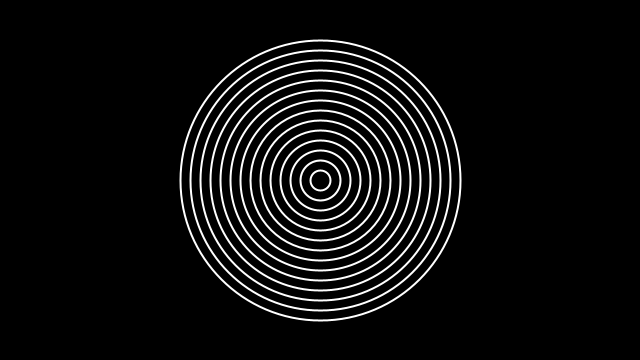
Frame 1 (no input)
Frame 60 (the mouse pressed at the canvas centre just before this capture): identical to frame 1, image omitted
Frame 120 (the mouse held since frame 60 and released just before this capture): identical to frame 1, image omitted

The Processing sketch that drew this single still picture (run headless with seeded random() and noise(); from frame 60 on, the mouse is pressed at the canvas centre):

// Processing sketch: concentric_circles
// ── concentric_circles.pde
// Concentric circles
// The Coding Train / Daniel Shiffman
// Processing Intro Series

void setup(){
  size(640, 360); 
}

void draw(){
  background(0); 
  noFill(); 
  stroke(255); 
  strokeWeight(2); 
  
  for(float radius = 10; radius < 150; radius +=10){
   circle(width/2, height/2, radius*2);  
  }
  
}
